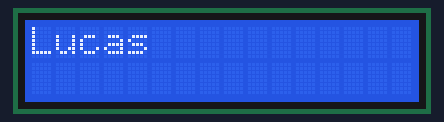
The sketch below on a simulated Arduino Uno, built with avr-gcc and run on an emulated ATmega328P. Parts: 16×2 character LCD.

Above: at 0.1 s.
At 2.1 s:
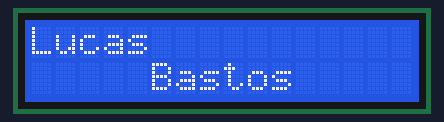

The sketch:

LCD_com_funcoes.ino
```cpp
/***************************************
*  Informação sobre o programa:                                                                       *
*  Pinos usados:                                                                                      *
*    8 -> RS do LCD                                                                                   *
*    9 -> EN do LCD                                                                                   *
*    10 -> D4 do LCD                                                                                  *
*    11 -> D5 do LCD                                                                                  *
*    12 -> D6 do LCD                                                                                  *
*    13 -> D7 do LCD                                                                                  *
*    Você deve alimentar o LCD                                                                        *
*    Ligar um Potenciômetro/trimpot ao pino VO do LCD para controlar o contraste                      *
*    Ligar o R/W do LCD ao GND                                                                        *
*    Ligar os pinos D0, D1, D2, D3 do LCD ao GND                                                      *
*******************************************************************************************************/

//Para informações sobre a Biblioteca LiquidCrystal.h, vá na guia Help/Reference/Libraries/LiquidCrystal
#include <LiquidCrystal.h> //Incluindo a biblioteca para acionamento do LCD 16x2

LiquidCrystal lcd(8, 9, 10, 11, 12, 13);//Configurando os pinos que estão conectados ao LCD
//2 -> RS do LCD, 4 -> EN do LCD, 7 -> D4 do LCD, 8 -> D5 do LCD, 12 -> D6 do LCD, 13 -> D7 do LCD

//Rotina de configurações iniciais do programa
void setup() {

  lcd.begin(16, 2);//Inicializa a biblioteca para trabalhar com display de 16 caracteres por 2 linhas (16x2)
 }

// the loop routine runs over and over again forever:
void loop() {

  escreve("Lucas",0,0);
  delay(2000);

  escreve("Bastos",5,1);
  delay(2000);


}

 void escreve(String tex,int col, int lin){
   lcd.setCursor(col,lin);
   lcd.print(tex);
 }
```
